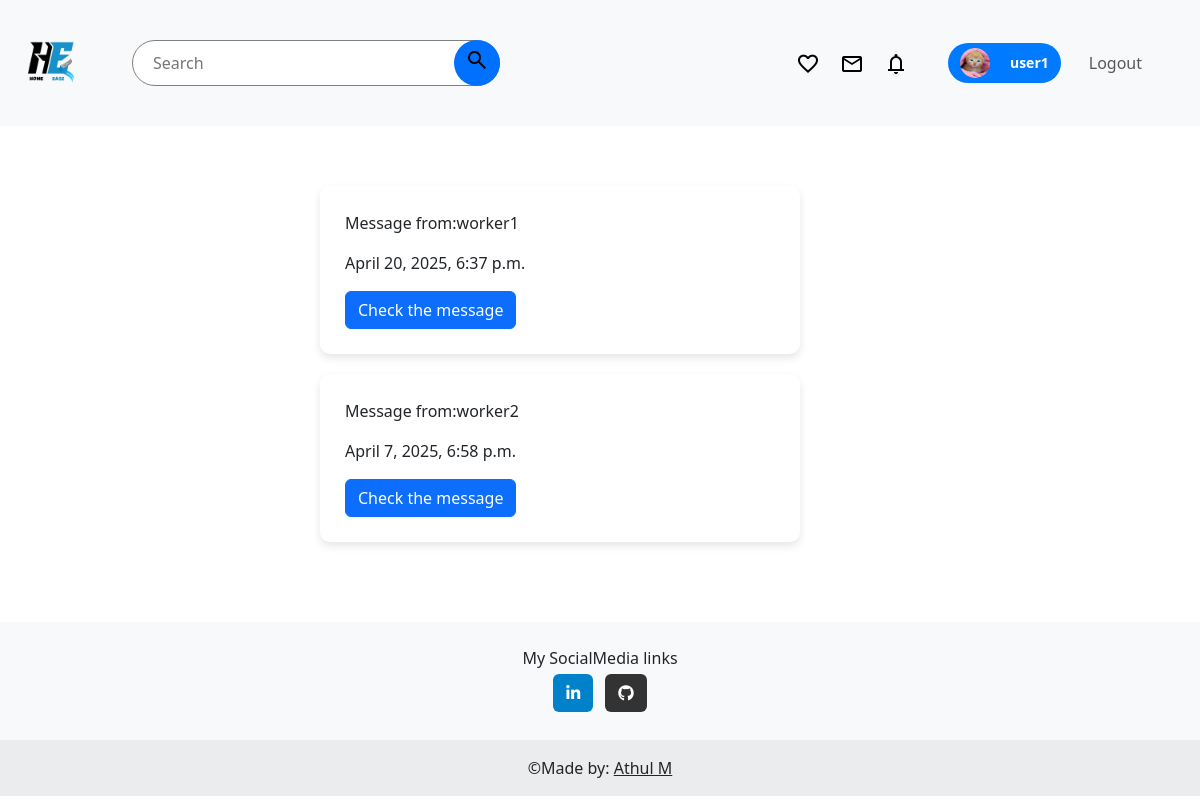
The app's page /website/allmessages (signed in) with its own data.
### user/models.py (models this page shows, shortened)
class UserProfile(models.Model):
    user = models.OneToOneField(User,on_delete=models.CASCADE,related_name='userprofile')
    address = models.TextField()
    profilepicture = models.ImageField(upload_to='userprofilepics')
    contact = models.IntegerField(null=True)
    reward_points = models.IntegerField(default=0,blank=True)

class ChatMessage(models.Model):
    sender = models.ForeignKey(User,on_delete=models.CASCADE,related_name="sent_messages")
    receiver = models.ForeignKey(User,on_delete=models.CASCADE,related_name='receiver_message')
    message = models.TextField(blank=True)
    timestamp = models.DateTimeField(auto_now_add=True,blank=True)
    is_read = models.BooleanField(default=False,blank=True)
    class Meta:
        ordering = ['timestamp']

### website/views.py (the view)
# urls.py: path('allmessages',allmessages_worker,name='allmessages')
def allmessages_worker(request):
    messages = ChatMessage.objects.filter(receiver = request.user).order_by('-timestamp')
    unique_messages = {}
    for message in messages:
        if message.sender not in unique_messages:
            unique_messages[message.sender] = message
        messages = list(unique_messages.values())
    return render(request,'allmessages.html',{'messages':messages})

### user/forms.py
class RegUser(UserCreationForm):
      email = forms.EmailField(widget=forms.EmailInput(attrs={'class': 'form-control', 'placeholder': 'Enter your email'}))
      username = forms.CharField(widget=forms.TextInput(attrs={'class': 'form-control', 'placeholder': 'Enter username'}))
      password1 = forms.CharField(widget=forms.PasswordInput(attrs={'class': 'form-control', 'placeholder': 'Enter password'}))
      password2 = forms.CharField(widget=forms.PasswordInput(attrs={'class': 'form-control', 'placeholder': 'Confirm password'}))
      class Meta:
         model = User
         fields = ['username' , 'email','password1','password2']

### user/context_processors.py (called while the page is built)
def registration_form(request):
    return {'form':RegUser()}

### templates/allmessages.html
{% extends 'base.html' %}
{% block links %}
{% load static %}
<link rel="stylesheet" href="{% static 'css/allmessages.css' %}">
{% endblock %}
{% block contents %}
<div class="messages-container">
    {% for message in messages %}
    <div class="messagebox">
        <p>Message from:{{message.sender}}</p>
        <p>{{message.timestamp}}</p>
        <a href="{% url 'chat_page' message.sender.id %}"><button class="btn btn-primary">Check the message</button></a>
    </div>
    {% endfor %}
</div>
{%endblock%}

### templates/header.html (shortened to what this page needs)
<nav class="navbar navbar-expand-lg navbar-light bg-light">
  {% load static %}
    {% if request.user.is_authenticated and request.user.worker_profile %}
      <a href="{% url 'workerhome' %}"><img class="logo" src="{% static 'images/logo3.PNG' %}" style="height:min-content;"></a>
    {% else %}
      <a class="navbar-brand" href=" {% url 'home' %} "><img class="logo" src="{% static 'images/logo3.PNG' %}" style="height:min-content;"></a>
    {%endif%}
    <div class="collapse navbar-collapse" id="navbarTogglerDemo02">
      <div class="searchbar">
        <form method="get" action="{% url 'search_workers' %}" class="form-inline my-2 my-lg-0 search-bar" style="display: flex; width: 100%; max-width: 400px; flex: 1 1 auto;">
        <input class=" mr-sm-2" type="text"  name="q" placeholder="Search" value="{{search_query}}">
        <button  type="submit"><span class="material-symbols-outlined">
            </span></button>
        </form>
      </div>
      <div class="authlinks">
        <div class="icons">
        {% if user.userprofile%}
        <a href="{% url 'wishlist' %}"><span class="material-symbols-outlined">
          </span></a>
        {%endif%}
          <a href="{% url 'allmessages' %}">
            <span class="material-symbols-outlined">
          </span>
          </a>
          <a href="{% url 'hireresponse' %}">
            <span class="material-symbols-outlined">
            </span>
          </a>
        </div>
        <ul class="navbar-nav mr-auto mt-2 mt-lg-0" style="gap: 20px; display:flex; justify-content:center; align-items:center;">
        <div class="gotoprofile">
          {% if user.is_authenticated %}
          <button class=" profile-button">
            {% if user.userprofile.profilepicture %}
            <img class="profilepic" src="{{user.userprofile.profilepicture.url}}">
            {%elif user.worker_profile.profilepicture%}
            <img class="profilepic" src="{{user.worker_profile.profilepicture.url}}">
            {%else%}
            <span class="material-symbols-outlined">
              account_circle
            </span>
            {%endif%}
            {% if user.worker_profile %}
              <a href="{% url 'weditprofile' %}" style="text-decoration: none; margin-top:15px;"><p>{{request.user}}</p></a>
            {%elif user.userprofile%}
              <a href="{% url 'editprofile' %}" style="text-decoration: none; margin-top:15px;"><p>{{request.user}}</p></a>
            {%endif%}
          </button>
        </div>
        <li class="nav-item">
          <a class="logout nav-link" href="{% url 'logout' %}">Logout</a>
        </li>
        {% endif %}
        </ul>
       </div>
    </div>
  </nav>

### static/css/base.css (style rules this page uses)
.logo { max-height: 100px; max-width: 100px; width: 100%; }
.authlinks { display: flex; margin-left: auto; margin-right: 50px; justify-content: center; align-items: center; flex-shrink: 0; }
.icons { display:inline-flex ; justify-content: center; align-items: center; gap: 20px; margin-right: 40px; text-align: center; }
.icons span { color: black; vertical-align: middle; }
.search-bar { position: relative; }
.searchbar input { padding: 10px 20px; font: inherit; border-radius: 100px; border: 1px solid gray; width: 100%; }
.searchbar button { height: 100%; aspect-ratio: 1/1; background-color: #0071ff; fill: white; border: none; border-radius: 50%; position: absolute; right: 0; transition: backgroundcolor 0.3s ease; }
input, select, textarea { display: block !important; visibility: visible !important; }
.profilepic { width: 30px; height: 30px; border-radius: 50%; object-fit: cover; }
.gotoprofile { display: flex; justify-content: center; align-items: center; }
.profile-button { display: flex; justify-content: center; align-items: center; width: 100%; background-color: #007bff; border-radius: 50px; border: none; border-radius: 50px; padding: 5px 12px; height: 40px; cursor: pointer; transition: background-color 0.3s ease; gap: 20px; }
.profile-button a { color: white; font-weight: bold; font-size: 14px; text-decoration: none; white-space: nowrap; display: flex; align-items: center; height: 100%; }
.searchbar { flex: 1; display: flex; justify-content: center; max-width: 400px; width: 100%; position: relative; padding: 0 1rem; box-sizing: border-box; }
.searchbar form { width: 100%; display: flex; position: relative; }
.searchbar input { width: 100%; box-sizing: border-box; }

### static/css/allmessages.css (style rules this page uses)
.messages-container { max-width: 600px; margin: 40px auto; padding: 20px; }
.messagebox { background: white; padding: 25px; border-radius: 10px; box-shadow: 0px 4px 8px rgba(0, 0, 0, 0.1); margin-bottom: 20px; transition: transform 0.6s ease-in-out; width: 30rem; }

### records on screen
ChatMessage: sender "worker1", timestamp "April 20, 2025, 6:37 p.m."
ChatMessage: sender "worker2", timestamp "April 7, 2025, 6:58 p.m."

### other values on screen
{{ request.user }} "user1"
